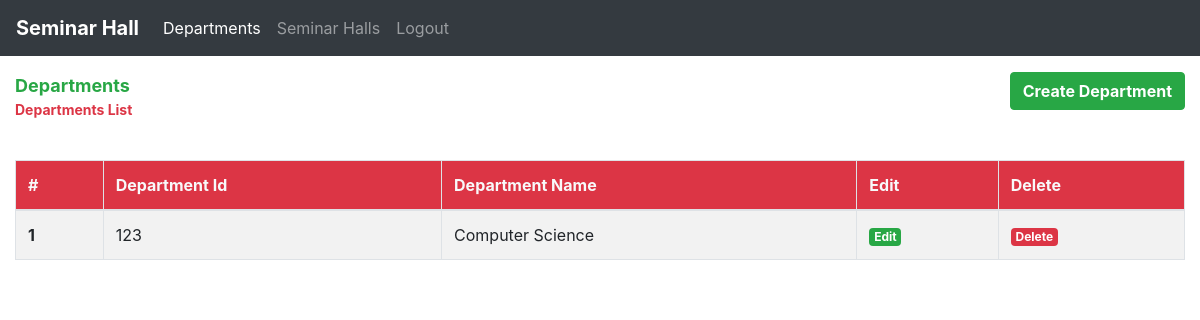
The page /admin/departments.php on the database as committed earlier.
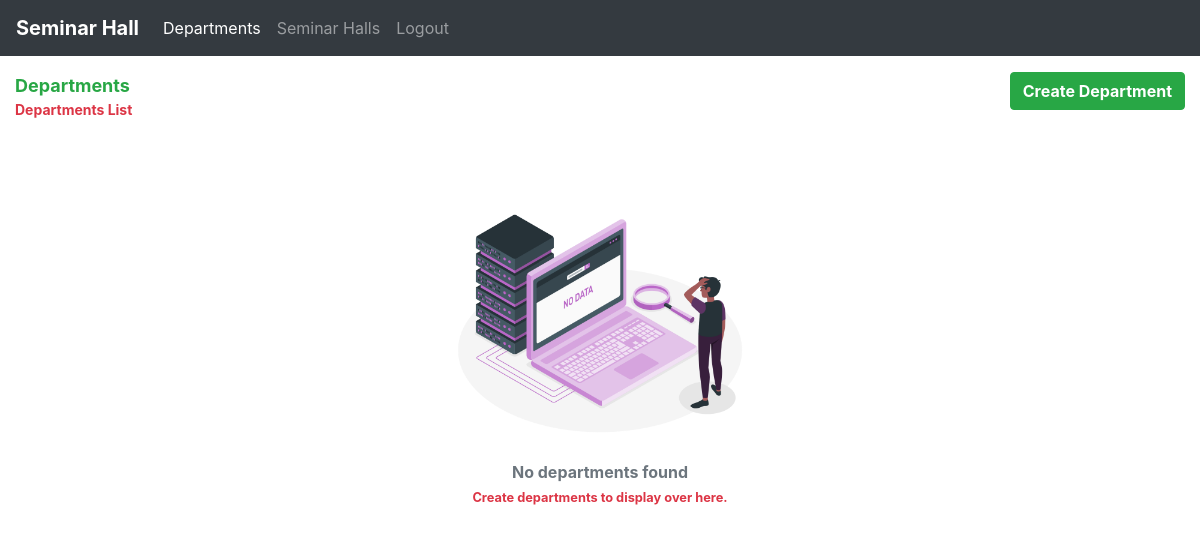
The same page on the database as committed later.
### tables this page shows
CREATE TABLE IF NOT EXISTS `departments` (
  `id` int(11) NOT NULL AUTO_INCREMENT,
  `deptId` int(11) NOT NULL,
  `department_name` varchar(100) NOT NULL,
  PRIMARY KEY (`deptId`) USING BTREE,
  UNIQUE KEY `id` (`id`)
);

### admin/departments.php (the view, shortened to what this page needs)
<?php
include('./admin_header.php');
include('../db/dbcon.php');
$result = mysqli_query($con, 'SELECT * FROM `departments`') or die(mysqli_error($con));
$department_count = mysqli_num_rows($result);
?>
<!DOCTYPE html>
<html lang="en">
<head>
</head>
<body>
    <div class="container-fluid">
        <div class="row mt-3">
            <div class="col-md-8">
                <p class="page-title font-weight-bold text-success m-0">Departments</p>
                <p class="page-subTitle text-danger font-weight-bold">Departments List</p>
            </div>
            <div class="col-md-4 text-right">
                <a href="./create_department.php" class="btn btn-success font-weight-bold">Create Department</a>
            </div>
        </div>
        <div class="mt-4">
            <?php
            if ($department_count === 0) {
            ?>
                <div class="text-center">
                    <img src="./../images/no-data.png" alt="No Data" width="300px">
                    <p class="text-muted font-weight-bold m-0">No departments found</p>
                    <small class="text-danger font-weight-bold">Create departments to display over here.</small>
                </div>
            <?php
            } else {
            ?>
                <table class="table table-bordered table-striped">
                    <thead>
                        <tr class="bg-danger text-light">
                            <th scope="col">#</th>
                            <th scope="col">Department Id</th>
                            <th scope="col">Department Name</th>
                            <th scope="col">Edit</th>
                            <th scope="col">Delete</th>
                        </tr>
                    </thead>
                    <tbody>
                        <?php
                        $count = 0;
                        while ($row = mysqli_fetch_array($result)) {
                            $count = $count + 1;
                        ?>
                            <tr>
                                <th scope="row"><?php echo $count; ?></th>
                                <td><?php echo $row[1]; ?></td>
                                <td><?php echo $row[2]; ?></td>
                                <td><a href="./update_department.php?id=<?php echo $row[0]; ?>" class="badge badge-success">Edit</a></td>
                                <td><a href="./departments.php?id=<?php echo $row[0]; ?>" class="badge badge-danger">Delete</a></td>
                            </tr>
                        <?php
                        }
                        ?>
                    </tbody>
                </table>
            <?php
            }
            ?>
        </div>
    </div>
</body>
</html>

Rows that differ between the two databases and show on the page:
removed departments: deptId "123", department_name "Computer Science"
Other text that changed with them:
text no longer shown: "# Department Id Department Name Edit Delete"
text now shown: "No departments found Create departments to display over here."
